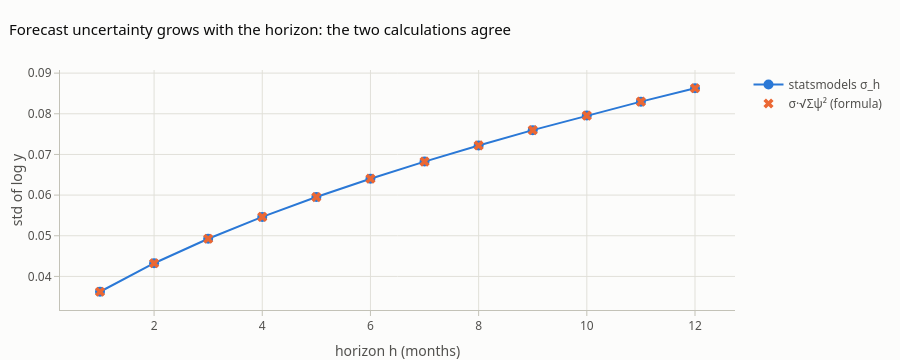

The notebook cell saved with this chart:
### Markdown cell above
## 3. Uncertainty growth with horizon: $\sigma_h^2=\sigma^2\sum\psi_j^2$

Let's verify the statsmodels forecast variance against the $\psi$-weight formula.

### Code cell
from statsmodels.tsa.arima_process import arma2ma
theta, Theta, sigma2 = res.params["ma.L1"], res.params["ma.S.L12"], res.params["sigma2"]
# (1-B)(1-B^12) y_t = (1+theta B)(1+Theta B^12) e_t  -> expand the polynomials
ar_poly = np.polymul([1, -1], np.r_[1, np.zeros(11), -1])
ma_poly = np.polymul([1, theta], np.r_[1, np.zeros(11), Theta])
psi = arma2ma(ar_poly, ma_poly, lags=H)
var_formula = sigma2 * np.cumsum(psi**2)

hh = np.arange(1, H + 1)
fig = go.Figure()
fig.add_trace(go.Scatter(x=hh, y=sd, mode="lines+markers", name="statsmodels σ_h", line=dict(color=pf.SERIES[0], width=2),
                         marker=dict(size=10)))
fig.add_trace(go.Scatter(x=hh, y=np.sqrt(var_formula), mode="markers", name="σ·√Σψ² (formula)",
                         marker=dict(symbol="x", size=9, color=pf.SERIES[1])))
fig.update_layout(title="Forecast uncertainty grows with the horizon: the two calculations agree", height=360,
                  hovermode="x unified", xaxis_title="horizon h (months)", yaxis_title="std of log y")
fig.show()

### Figure 1 — Plotly figure (JSON) as saved in the notebook; plotly's stock layout.template omitted (floating-point values rounded to 4 significant figures)
{"data": [{"line": {"color": "#2a78d6", "width": 2}, "marker": {"size": 10}, "mode": "lines+markers", "name": "statsmodels σ_h", "type": "scatter", "x": [1, 2, 3, 4, 5, 6, 7, 8, 9, 10, 11, 12], "y": [0.03623, 0.04324, 0.04927, 0.05463, 0.05952, 0.06403, 0.06824, 0.07221, 0.07597, 0.07956, 0.08299, 0.08628]}, {"marker": {"color": "#eb6834", "size": 9, "symbol": "x"}, "mode": "markers", "name": "σ·√Σψ² (formula)", "type": "scatter", "x": [1, 2, 3, 4, 5, 6, 7, 8, 9, 10, 11, 12], "y": [0.03623, 0.04324, 0.04927, 0.05463, 0.05952, 0.06403, 0.06824, 0.07221, 0.07597, 0.07956, 0.08299, 0.08628]}], "layout": {"height": 360, "hovermode": "x unified", "title": {"text": "Forecast uncertainty grows with the horizon: the two calculations agree"}, "xaxis": {"title": {"text": "horizon h (months)"}}, "yaxis": {"title": {"text": "std of log y"}}}}
